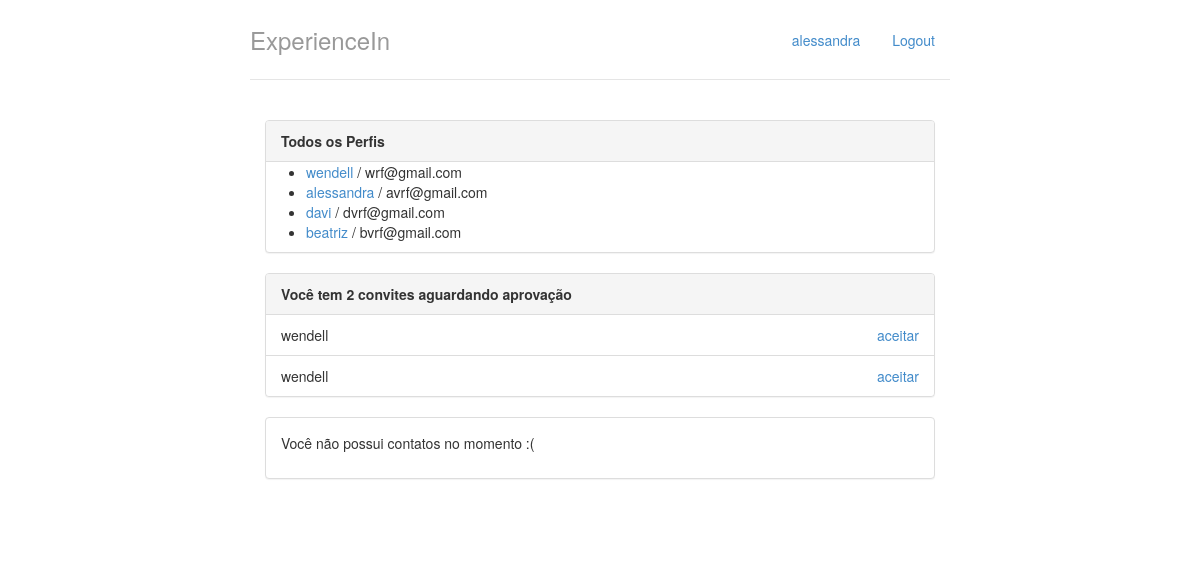
Screenshot of / (signed in) with the database file from the repository.
### perfis/models.py (models this page shows, shortened)
class Perfil(models.Model):
    nome = models.CharField(max_length=255, null=False, default='')
    telefone = models.CharField(max_length=15, null=False, default='')
    nome_empresa = models.CharField(max_length=255, null=False, default='')
    contatos = models.ManyToManyField('self')
    usuario = models.OneToOneField(User, on_delete=models.CASCADE, related_name="perfil")
    @property
    def email(self):
        return self.usuario.email

class Convite(models.Model):
    solicitante = models.ForeignKey(Perfil, on_delete=models.CASCADE, related_name='convites_feitos')
    convidado = models.ForeignKey(Perfil, on_delete=models.CASCADE, related_name='convites_recebidos')

### perfis/views.py (the view)
# urls.py: path('', views.index, name='index'),
@login_required
def index(request):
    print(request.user.username)
    print(request.user.email)
    print(request.user.has_perm('perfis.add_convite'))
    return render(request, 'index.html', {'perfis' : Perfil.objects.all(), 'perfil_logado' : get_perfil_logado(request)})

### perfis/views.py (called while the page is built)
@login_required
def get_perfil_logado(request):
    return request.user.perfil

### perfis/templates/index.html
{% extends "base.html" %}
{% block body %}
<div class="col-lg-12">
    <div class="panel panel-default">
        <div class="panel-heading">
            <strong>Todos os Perfis</strong>
        </div>
        {% if perfis %}
        <ul>
            {% for perfil in perfis %}
                <li>
                    <a href="{% url 'exibir' perfil.id%}">{{ perfil.nome }}</a> / {{ perfil.email }}
                </li>
            {% endfor %}
        </ul>
        {% else %}
            <p>Nenhum Perfil encontrado</p>
        {% endif %}
    </div>
    <div class="panel panel-default">
        {% with total_de_convites=perfil_logado.convites_recebidos.count %}
          {% if total_de_convites %}
              <div class="panel-heading">
                  <strong>Você tem {{ total_de_convites }} convite{{ total_de_convites|pluralize }} aguardando aprovação</strong>
              </div>
              <ul class="list-group">
                  {% for convite in perfil_logado.convites_recebidos.all %}
                      <li class="list-group-item">
                              {{ convite.solicitante.nome }}
                              <a href="{% url 'aceitar' convite.id%}" class="pull-right">aceitar</a>
                      </li>
                  {% endfor %}
              </ul>
          {% else %}
              <div class="panel-body">
                  <p>Nenhum convite recebido :(</p>
              </div>
          {% endif %}
        {% endwith %}
    </div>
    <div class="panel panel-default">
        {% with total_de_contatos=perfil_logado.contatos.count %}
            {% if total_de_contatos %}
                <div class="panel-heading">
                        <strong>Você tem {{total_de_contatos}} contato{{ total_de_contatos|pluralize }}</strong>
                </div>
                <ul class="list-group">
                    {% for contato in perfil_logado.contatos.all %}
                        <a href="{% url 'exibir' contato.id %}" class="list-group-item">{{ contato.nome }}</a>
                    {% endfor %}
                </ul>
            {% else %}
                <div class="panel-body">
                    <p>Você não possui contatos no momento :(</p>
                </div>
            {% endif %}
        {% endwith %}
    </div>
</div>
{% endblock %}

### perfis/templates/base.html (shortened to what this page needs)
{% load staticfiles %}
<!DOCTYPE html>
<html lang="pt">
  <head>
    <link href="{% static "styles/bootstrap.css" %}" rel="stylesheet">
    <link href="{% static "styles/main.css" %}" rel="stylesheet">
  </head>
  <body>
    <div class="container">
      <div class="header">
        <ul class="nav nav-pills pull-right">
          <li class=""><a href="{% url 'index' %}">{{perfil_logado.nome}}</a></li>
          <li class=""><a href="/logout/">Logout</a></li>
        </ul>
        <h3 class="text-muted">ExperienceIn</h3>
      </div>
      <div class="row content">
         {% block body %}
         {% endblock %}
      </div>
    </div>
  </body>
</html>

### perfis/static/styles/main.css (style rules this page uses)
body { padding-top: 20px; padding-bottom: 20px; }
.header, .content, .footer { padding-left: 15px; padding-right: 15px; }
.header { border-bottom: 1px solid #e5e5e5; }
.header h3 { margin-top: 0; margin-bottom: 0; line-height: 40px; padding-bottom: 19px; }
@media (min-width: 768px) { .container { max-width: 730px; } }
.content { margin: 40px 0; }
@media screen and (min-width: 768px) { .header, .content, .footer { padding-left: 0; padding-right: 0; } }
@media screen and (min-width: 768px) { .header { margin-bottom: 30px; } }

### rows the page displays
Perfil: nome "alessandra", email "avrf@gmail.com"
Perfil: nome "wendell", email "wrf@gmail.com"
Perfil: nome "davi", email "dvrf@gmail.com"
Perfil: nome "beatriz", email "bvrf@gmail.com"
Convite: solicitante.nome "wendell"
Convite: solicitante.nome "wendell"

### other values shown
{{ total_de_convites }} "2"
